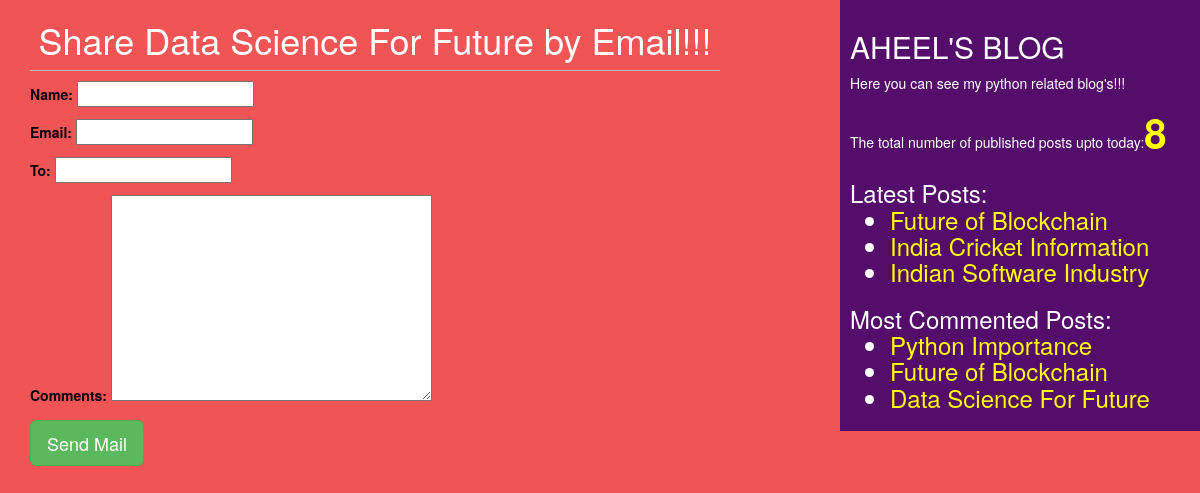
/3/share/, run on the app's committed database.
### blog/models.py (models this page shows, shortened)
class Post(models.Model):
    STATUS_CHOICES = (('draft','Darft'),('published','Published'))
    title = models.CharField(max_length=264)
    slug = models.SlugField(max_length=265,unique_for_date='publish')
    author = models.ForeignKey(User,related_name='blog_posts',on_delete=CASCADE)
    body = models.TextField()
    publish = models.DateTimeField(default=timezone.now)
    created = models.DateTimeField(auto_now_add=True)
    updated = models.DateTimeField(auto_now=True)
    status = models.CharField(max_length=10,choices=STATUS_CHOICES,default='draft')
    objects = CustomManager()
    tags = TaggableManager()
    class Meta:
        ordering = ('-publish',)
    def get_absolute_url(self):
        return reverse('post_detail',args=[self.publish.year,self.publish.strftime('%m'),self.publish.strftime('%d'),self.slug])

### blog/views.py (the view)
# urls.py: path('<int:id>/share/',views.mail_send_view),
def mail_send_view(request,id):
    post = get_object_or_404(Post,id=id,status='published')
    sent = False
    if request.method == 'POST':
        form = EmailSendForm(request.POST)
        if form.is_valid():
            cd = form.cleaned_data
            post_url = request.build_absolute_uri(post.get_absolute_url())
            subject = '{}({}) recommends you to read "{}"'.format(cd['name'],cd['email'],post.title)
            message = 'Read Post at:\n{}\n\n{}\'Comments:\n{}'.format(post_url,cd['name'],cd['comments'])
            send_mail(subject,message,'aheelsblog@gmail.com',[cd['to']])
            sent = True
    else:
        form = EmailSendForm()
    return render(request,'blog/sharebyemail.html',{'form':form,'post':post,'sent':sent})

### blog/forms.py
class EmailSendForm(forms.Form):
    name = forms.CharField()
    email = forms.EmailField()
    to = forms.EmailField()
    comments = forms.CharField(required=False,widget=forms.Textarea)

### blog/models.py (called while the page is built)
    def get_queryset(self):
        return super().get_queryset().filter(status='published')

### blog/templatetags/blog_tags.py (called while the page is built)
@register.simple_tag
def total_posts():
    return Post.objects.count()

@register.inclusion_tag('blog/latest_posts.html')
def latest_posts(count=3):
    latest_posts = Post.objects.all().order_by('-publish')[:count]
    return {'latest_posts':latest_posts}

@register.inclusion_tag('blog/most_commented.html')
def most_commented_posts(count=3):
    most_commented = Post.objects.annotate(total_comments=Count('comments')).order_by('-total_comments')[:count]
    return{'most_commented':most_commented}

### templates/blog/sharebyemail.html (shortened to what this page needs)
{% extends 'blog/base.html' %}
    {% block content_block %}
        {% if sent %}
        <h1>Email Successfully Sent!!!</h1>
        <h2>{{post.title}} was sent by Mail...</h2>
        {% else %}
        <h1>Share {{post.title}} by Email!!!</h1>
        <form method="POST">
            {{form.as_p}}
            <input type="submit" class="btn btn-success btn-lg" value="Send Mail">
        {% endif %}
        </form>
    {% endblock %}

### templates/blog/latest_posts.html
<ul>
    {% for post in latest_posts %}
    <li><a id="lp" href="{{post.get_absolute_url}}">{{post.title}}</a></li>
    {% endfor %}
</ul>

### templates/blog/most_commented.html
<ul>
    {% for post in most_commented %}
    <li><a id="lp" href="{{post.get_absolute_url}}">{{post.title}}</a></li>
    {% endfor %}
</ul>

### static/css/blog.css (style rules this page uses)
h1 { text-align: center; border-bottom: 1px solid #bbb; padding: 0 0 10px 0; }
body { background:rgb(241, 84, 84); color: white; }
form { color: rgb(2, 2, 14); }
#lp { color: yellow; }

### data on the page
Post: title "Data Science For Future"
Post: title "Future of Blockchain"
Post: title "India Cricket Information"
Post: title "Indian Software Industry"
Post: title "Python Importance"
